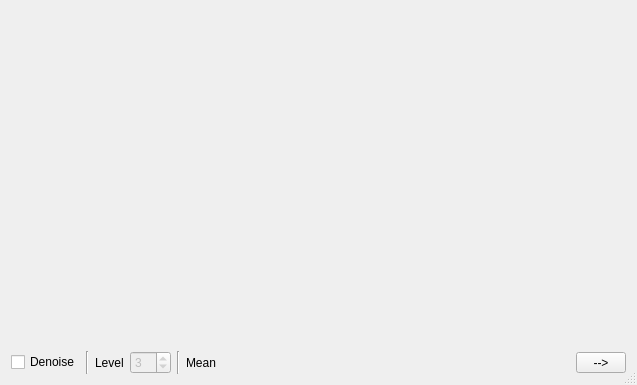
<?xml version="1.0" encoding="UTF-8"?>
<ui version="4.0">
 <class>Dialog</class>
 <widget class="QDialog" name="Dialog">
  <property name="geometry">
   <rect>
    <x>0</x>
    <y>0</y>
    <width>637</width>
    <height>385</height>
   </rect>
  </property>
  <property name="windowTitle">
   <string>Dialog</string>
  </property>
  <property name="sizeGripEnabled">
   <bool>true</bool>
  </property>
  <layout class="QVBoxLayout" name="verticalLayout">
   <item>
    <widget class="MplWidget" name="mpl_hist" native="true">
     <property name="sizePolicy">
      <sizepolicy hsizetype="Expanding" vsizetype="MinimumExpanding">
       <horstretch>0</horstretch>
       <verstretch>0</verstretch>
      </sizepolicy>
     </property>
     <property name="minimumSize">
      <size>
       <width>0</width>
       <height>200</height>
      </size>
     </property>
    </widget>
   </item>
   <item>
    <layout class="QHBoxLayout" name="horizontalLayout">
     <item>
      <widget class="QCheckBox" name="denoiseCheckBox">
       <property name="focusPolicy">
        <enum>Qt::ClickFocus</enum>
       </property>
       <property name="layoutDirection">
        <enum>Qt::LeftToRight</enum>
       </property>
       <property name="text">
        <string>Denoise</string>
       </property>
      </widget>
     </item>
     <item>
      <widget class="Line" name="line_2">
       <property name="orientation">
        <enum>Qt::Vertical</enum>
       </property>
      </widget>
     </item>
     <item>
      <widget class="QLabel" name="label">
       <property name="text">
        <string>Level</string>
       </property>
      </widget>
     </item>
     <item>
      <widget class="QSpinBox" name="waveletLevelSpinBox">
       <property name="enabled">
        <bool>false</bool>
       </property>
       <property name="focusPolicy">
        <enum>Qt::ClickFocus</enum>
       </property>
       <property name="keyboardTracking">
        <bool>false</bool>
       </property>
       <property name="minimum">
        <number>1</number>
       </property>
       <property name="maximum">
        <number>20</number>
       </property>
       <property name="value">
        <number>3</number>
       </property>
      </widget>
     </item>
     <item>
      <widget class="Line" name="line">
       <property name="orientation">
        <enum>Qt::Vertical</enum>
       </property>
      </widget>
     </item>
     <item>
      <widget class="QLabel" name="ionicCurrentLabel">
       <property name="font">
        <font>
         <family>Helvetica</family>
        </font>
       </property>
       <property name="text">
        <string>Mean</string>
       </property>
      </widget>
     </item>
     <item>
      <spacer name="horizontalSpacer">
       <property name="orientation">
        <enum>Qt::Horizontal</enum>
       </property>
       <property name="sizeHint" stdset="0">
        <size>
         <width>40</width>
         <height>20</height>
        </size>
       </property>
      </spacer>
     </item>
     <item>
      <widget class="QToolButton" name="nextBtn">
       <property name="minimumSize">
        <size>
         <width>50</width>
         <height>0</height>
        </size>
       </property>
       <property name="text">
        <string>--&gt;</string>
       </property>
      </widget>
     </item>
    </layout>
   </item>
  </layout>
  <zorder>mpl_hist</zorder>
  <zorder>horizontalSpacer_2</zorder>
  <zorder>denoiseCheckBox</zorder>
 </widget>
 <customwidgets>
  <customwidget>
   <class>MplWidget</class>
   <extends>QWidget</extends>
   <header>mplwidget.h</header>
   <container>1</container>
  </customwidget>
 </customwidgets>
 <tabstops>
  <tabstop>nextBtn</tabstop>
  <tabstop>denoiseCheckBox</tabstop>
 </tabstops>
 <resources/>
 <connections>
  <connection>
   <sender>denoiseCheckBox</sender>
   <signal>clicked(bool)</signal>
   <receiver>waveletLevelSpinBox</receiver>
   <slot>setEnabled(bool)</slot>
   <hints>
    <hint type="sourcelabel">
     <x>79</x>
     <y>365</y>
    </hint>
    <hint type="destinationlabel">
     <x>147</x>
     <y>357</y>
    </hint>
   </hints>
  </connection>
 </connections>
</ui>
